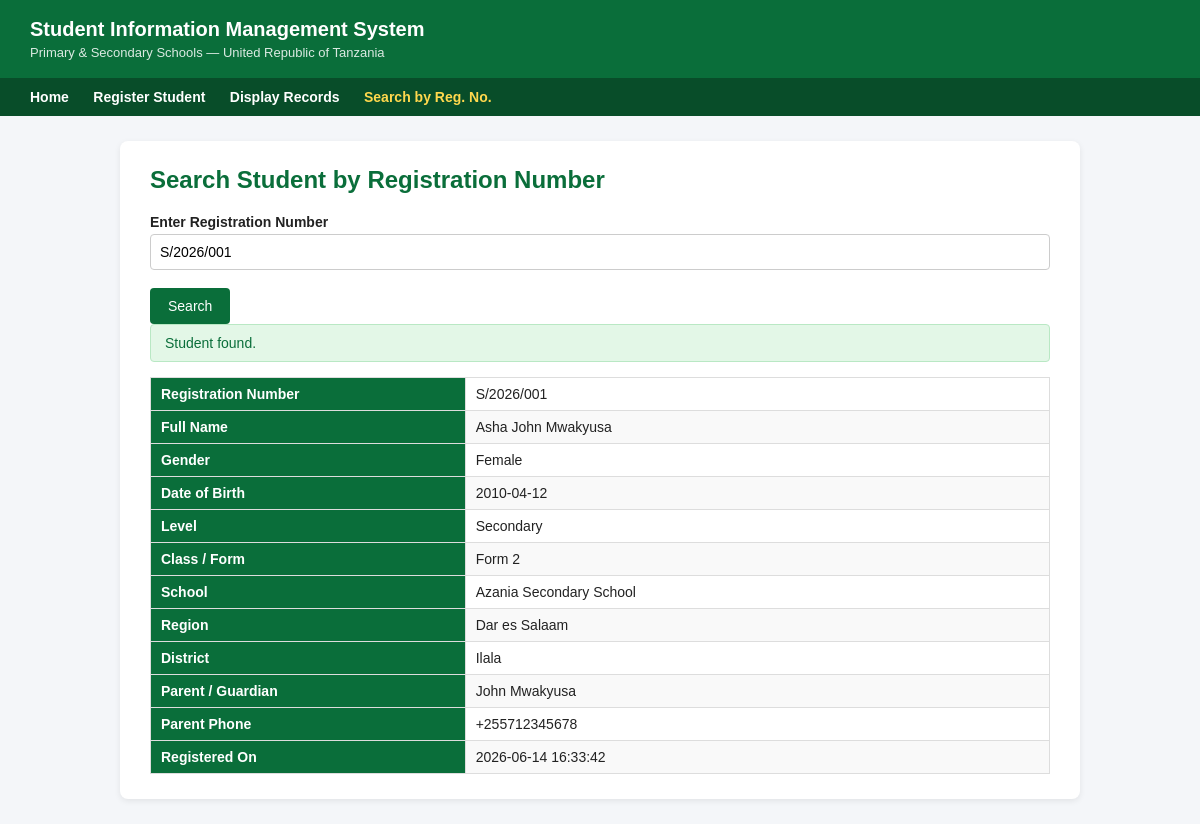
The page /search.php?reg_no=S/2026/001 on the database its author committed.
### tables this page shows
CREATE TABLE IF NOT EXISTS students (
    id            INT AUTO_INCREMENT PRIMARY KEY,
    reg_no        VARCHAR(50)  NOT NULL UNIQUE,
    full_name     VARCHAR(150) NOT NULL,
    gender        ENUM('Male','Female') NOT NULL,
    date_of_birth DATE         NOT NULL,
    level         ENUM('Primary','Secondary') NOT NULL,
    class_form    VARCHAR(20)  NOT NULL,
    school_name   VARCHAR(150) NOT NULL,
    region        VARCHAR(60)  NOT NULL,
    district      VARCHAR(60)  NOT NULL,
    parent_name   VARCHAR(150) NOT NULL,
    parent_phone  VARCHAR(20)  NOT NULL,
    created_at    TIMESTAMP DEFAULT CURRENT_TIMESTAMP
);

### search.php (the view, shortened to what this page needs)
<?php
$page='search';
require 'db.php';
$student = null;
$searched = false;
$reg = trim($_GET['reg_no'] ?? '');
if ($reg !== '') {
    $searched = true;
    $stmt = $pdo->prepare("SELECT * FROM students WHERE reg_no = :r");
    $stmt->execute([':r' => $reg]);
    $student = $stmt->fetch();
}
include 'header.php';
?>
<h2>Search Student by Registration Number</h2>
<form method="get">
  <label>Enter Registration Number</label>
  <input name="reg_no" placeholder="e.g. S/2026/001" value="<?= htmlspecialchars($reg) ?>" required>
  <button type="submit">Search</button>
</form>
<?php if ($searched): ?>
  <?php if ($student): ?>
    <div class="msg ok">Student found.</div>
    <table>
      <?php
      $labels = [
        'reg_no'=>'Registration Number','full_name'=>'Full Name','gender'=>'Gender',
        'date_of_birth'=>'Date of Birth','level'=>'Level','class_form'=>'Class / Form',
        'school_name'=>'School','region'=>'Region','district'=>'District',
        'parent_name'=>'Parent / Guardian','parent_phone'=>'Parent Phone',
        'created_at'=>'Registered On'
      ];
      foreach ($labels as $k=>$lab): ?>
        <tr><th style="width:35%"><?= $lab ?></th>
            <td><?= htmlspecialchars($student[$k]) ?></td></tr>
      <?php endforeach; ?>
    </table>
  <?php else: ?>
    <div class="msg err">No student found with registration number
      "<b><?= htmlspecialchars($reg) ?></b>".</div>
  <?php endif; ?>
<?php endif; ?>

### header.php (shortened to what this page needs)
<?php
$page = $page ?? '';
?>
<!DOCTYPE html>
<html lang="en">
<head>
</head>
<body>
<header>
  <h1>Student Information Management System</h1>
  <p>Primary &amp; Secondary Schools — United Republic of Tanzania</p>
</header>
<nav>
  <a href="index.php"    class="<?= $page==='home'?'active':'' ?>">Home</a>
  <a href="register.php" class="<?= $page==='register'?'active':'' ?>">Register Student</a>
  <a href="display.php"  class="<?= $page==='display'?'active':'' ?>">Display Records</a>
  <a href="search.php"   class="<?= $page==='search'?'active':'' ?>">Search by Reg. No.</a>
</nav>
<main>

### header.php (style rules this page uses)
* { box-sizing: border-box; font-family: Arial, Helvetica, sans-serif; }
body { margin:0; background:#f4f6f9; color:#222; }
header { background:#0a6e3a; color:#fff; padding:18px 30px; }
header h1 { margin:0; font-size:20px; }
header p { margin:4px 0 0; font-size:13px; opacity:.85; }
nav { background:#084d29; padding:10px 30px; }
nav a { color:#fff; text-decoration:none; margin-right:20px; font-weight:bold; font-size:14px; }
nav a.active, nav a:hover { color:#ffd84d; }
main { max-width:960px; margin:25px auto; background:#fff; padding:25px 30px; border-radius:8px; box-shadow:0 2px 6px rgba(0,0,0,.08); }
h2 { color:#0a6e3a; margin-top:0; }
label { display:block; margin-top:12px; font-weight:bold; font-size:14px; }
input, select { width:100%; padding:9px; border:1px solid #ccc; border-radius:4px; margin-top:4px; font-size:14px; }
button, .btn { background:#0a6e3a; color:#fff; border:0; padding:10px 18px; border-radius:4px; cursor:pointer; font-size:14px; margin-top:18px; text-decoration:none; display:inline-block; }
table { width:100%; border-collapse:collapse; margin-top:15px; font-size:14px; }
th, td { border:1px solid #ddd; padding:8px 10px; text-align:left; }
th { background:#0a6e3a; color:#fff; }
tr:nth-child(even) { background:#f9f9f9; }
.msg { padding:10px 14px; border-radius:4px; margin-bottom:15px; font-size:14px; }
.ok { background:#e3f7e7; color:#0a6e3a; border:1px solid #b9e8c4; }

### rows shown on the page
students: reg_no "S/2026/001", full_name "Asha John Mwakyusa", gender "Female", date_of_birth "2010-04-12", level "Secondary", class_form "Form 2", school_name "Azania Secondary School", region "Dar es Salaam", district "Ilala", parent_name "John Mwakyusa", parent_phone "+255712345678", created_at "2026-06-14 16:33:42"

### other values the page prints
$lab "Registration Number"
$lab "Full Name"
$lab "Gender"
$lab "Date of Birth"
$lab "Level"
$lab "Class / Form"
$lab "School"
$lab "Region"
$lab "District"
$lab "Parent / Guardian"
$lab "Parent Phone"
$lab "Registered On"
